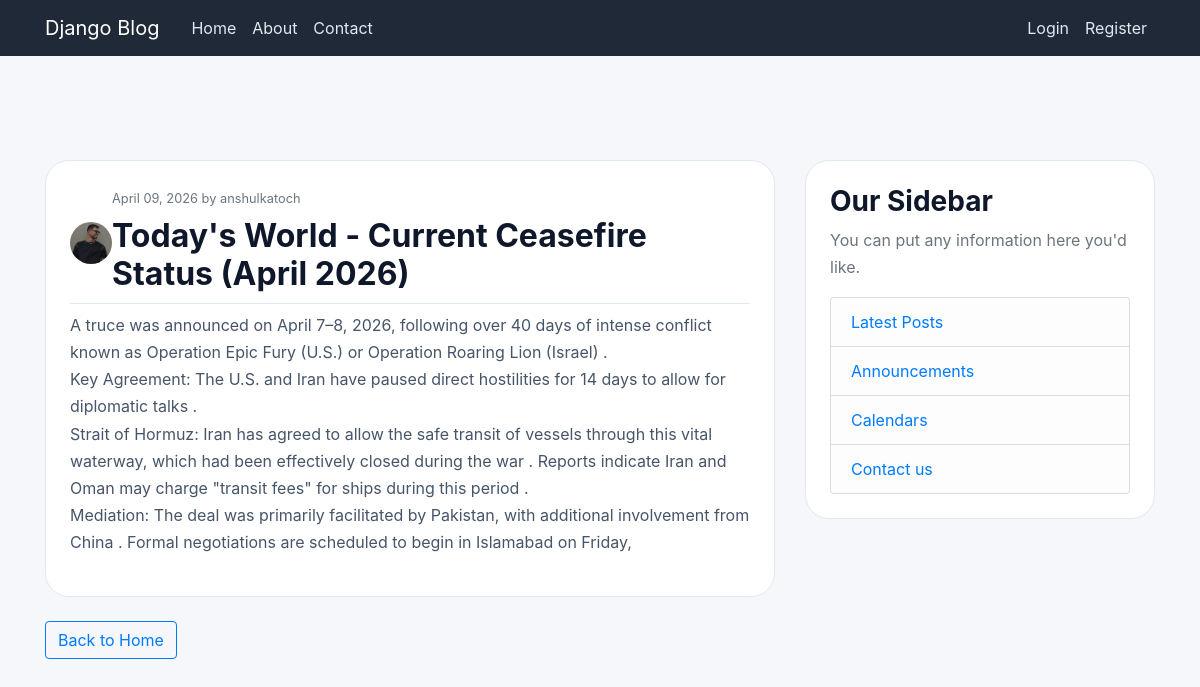
The app's page /post/4/ with its own data.
### blog/models.py (models this page shows, shortened)
class Posts(models.Model):
    title = models.CharField(max_length=200)
    content = models.TextField()
    date_posted = models.DateTimeField(default=timezone.now)
    author = models.ForeignKey(User, on_delete=models.CASCADE)

### users/models.py (models this page shows, shortened)
class Profile(models.Model):
    user = models.OneToOneField(User, on_delete=models.CASCADE)
    image = models.ImageField(default='profile_pics/defaultImg.jpg', upload_to='profile_pics')
    bio = models.TextField(blank=True)

### blog/views.py (the view)
# urls.py: path('post/<int:pk>/', PostDetailView.as_view(), name='post-detail'),
class PostDetailView(DetailView):
    model = Posts
    template_name = 'blog/post_detail.html'

### blog/templates/blog/post_detail.html (shortened to what this page needs)
{% extends 'blog/base.html' %}
{% block content %}
  <article class="media content-section mb-4">
    <div class="row">
      <div class="media-body col-md-12">
        <div class="article-metadata mb-2 d-flex align-items-center gap-2">
          <img src="{{ object.author.profile.image.url }}" class="rounded-circle" style="width:42px; height:42px; object-fit:cover;" alt="{{ object.author.username }}">
          <div>
            <small class="text-muted">{{ object.date_posted|date:"F d, Y" }} by {{ object.author.username }}</small>
            <h2 class="mt-2">{{ object.title }}</h2>
          </div>
        </div>
        <p class="article-content">{{ object.content }}</p>
      </div>
    </div>
  </article>
  <a class="btn btn-outline-primary" href="{% url 'blog-home' %}">Back to Home</a>
{% endblock %}

### blog/static/blog/main.css (style rules this page uses)
body { background: #f5f7fb; color: #1f2937; margin-top: 5rem; font-family: 'Inter', 'Segoe UI', system-ui, -apple-system, BlinkMacSystemFont, 'Segoe UI', sans-serif; }
p { color: #475569; line-height: 1.7; }
h1, h2, h3, h4, h5, h6 { color: #0f172a; font-weight: 700; }
.content-section { background: #ffffff; padding: 24px; border-radius: 24px; border: 1px solid #e2e8f0; margin-bottom: 24px; }
.article-content { white-space: pre-line; }
.article-metadata { padding-bottom: 1px; margin-bottom: 4px; border-bottom: 1px solid #e2e8f0; }

### records on screen
Posts: author.profile.image (picture), date_posted "April 09, 2026", author.username "anshulkatoch", title "Today's World - Current Ceasefire Status (April 2026)", content "A truce was announced on April 7–8, 2026, following over 40 days of intense conflict known as Operation Epic Fury (U.S.) or Operation Roaring Lion (Israel) . Key Agreement: The U.S. and Iran have paused direct hostilities for 14 days to allow for diplomatic talks . Strait of Hormuz: Iran has agreed to allow the safe transit of vessels through this vital waterway, which had been effectively closed during the war . Reports indicate Iran and Oman may charge \"transit fees\" for ships during this period . Mediation: The deal was primarily facilitated by Pakistan, with additional involvement from China . Formal negotiations are scheduled to begin in Islamabad on Friday,"
